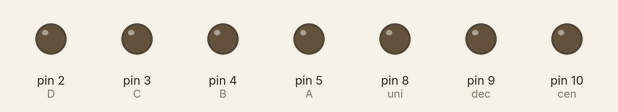
Recording of a sketch running on a simulated Arduino Uno, built with avr-gcc and run on an emulated ATmega328P. On the bench: output pins drawn as LEDs (lit = HIGH).

Above: at 0.1 s.
At 5.1 s:
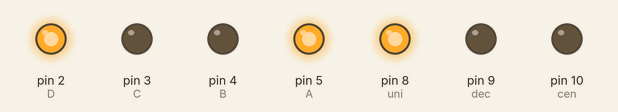
At 9.9 s:
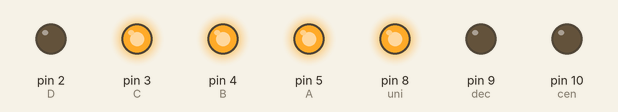
At 19.7 s:
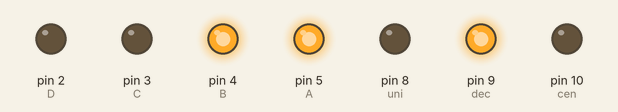
At 29.7 s:
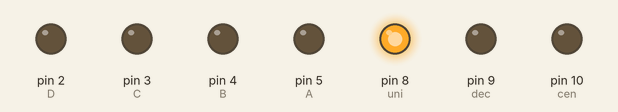
At 39.71 s:
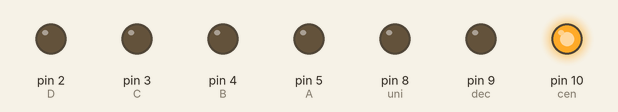
Timing chart, 0 to 40.0 s (numbered marks = the images above):
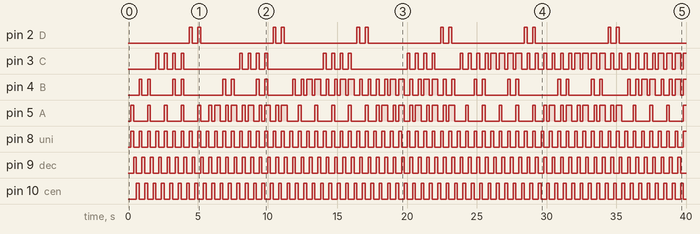

Measured:
- by itself, pin 2 (D): repeats every 6.0 s: LOW 0.40 s, HIGH 0.20 s, LOW 5.2 s, HIGH 0.20 s
- by itself, pin 3 (C): LOW → HIGH at 2.0 s, → LOW 0.20 s later, → HIGH 0.40 s later, → LOW 0.20 s later, … (87 changes in this stretch)
- by itself, pin 4 (B): LOW → HIGH at 0.80 s, → LOW 0.20 s later, → HIGH 0.40 s later, → LOW 0.20 s later, … (87 changes in this stretch)
- by itself, pin 5 (A): moves between LOW and HIGH, repeating every 12.0 s
- by itself, pin 8 (uni), pin 9 (dec), pin 10 (cen): alternates HIGH for 0.20 s and LOW for 0.40 s

The sketch:

DeberDisplay1.ino
```cpp
/*
 * Universidad Tecnica del Norte
 * FICA - CIERCOM
 * SISTEMAS MICROPROCESADOS
 * PAUL ZURITA
 *
 * REALIZAR UN CONTADOR HASTA 200 QUE CORRA POR SI SOLO
 */
 //DECLARACION DE VARIABLES

int A=5; //DELCARACION BIT MENOS SIGNIFICATIVO
int B=4;
int C=3;
int D=2;//DECLARACION BIT MAS SIGNIFICATIVO

int r=0;// DECLARACION VARIABLE DE RECORRIDO
int uni=8;// DECLARACION FUENTE UNIDADES
int dec=9;// DECLARACION FUENTE DECENAS
int cen=10;//DECLARACION FUENTE CENTENAS
int d,u,c; // DECLARACION VARIABLES TEMPORALES


void setup() {

  //DECLARACION PINES COMO SALIDA
  pinMode(A, OUTPUT);
  pinMode(B, OUTPUT);
  pinMode(C, OUTPUT);
  pinMode(D, OUTPUT);
  pinMode(uni, OUTPUT);
  pinMode(dec, OUTPUT);
  pinMode(cen, OUTPUT);

 delay(200); //espera 200 ms
}

void loop() {
  //inicio if para contar
  if (r<200){
    r++;
        //con el operador modulo(%) ubicamos el contador para centenas, decenas, unidades
        c=(r%1000)/100; //valor de las centenas
        d=(r%100)/10; //valor de las decenas
        u=(r%10); //valor de las unidades

  }else{
    //reseteo de valores
    r=0;
    c=0;
    d=0;
    u=0;

  }
  //IMPRESION DE NUMEROS EN DISPLAY
    //impresion unidades
    digitalWrite(uni, HIGH);//display unidades on
    digitalWrite(dec, LOW);// display decenas off
    digitalWrite(cen, LOW);// display centenas off
    printNum(u);//llamada a metodo de visualizacion
    delay(200);//espera

    //impresion decenas
    digitalWrite(uni, LOW);//display unidades off
    digitalWrite(dec, HIGH);// display decenas on
    digitalWrite(cen, LOW);// display centenas off
    printNum(d);//llamada a metodo de visualizacion
    delay(200);//espera

    //impresion centenas
    digitalWrite(uni, LOW);//display unidades off
    digitalWrite(dec, LOW);// display decenas off
    digitalWrite(cen, HIGH);// display centenas on
    printNum(c);//llamada a metodo de visualizacion
    delay(200);


}
void printNum ( int numSelec){
switch (numSelec){

//print 0
case 0:
digitalWrite(A,LOW);
digitalWrite(B,LOW);
digitalWrite(C,LOW);
digitalWrite(D,LOW);
break;
//print 1
 case 1:
digitalWrite(A,HIGH);
digitalWrite(B,LOW);
digitalWrite(C,LOW);
digitalWrite(D,LOW);
break;
//print 2
case 2:
digitalWrite(A,LOW);
digitalWrite(B,HIGH);
digitalWrite(C,LOW);
digitalWrite(D,LOW);
break;
//print 3
case 3:
digitalWrite(A,HIGH);
digitalWrite(B,HIGH);
digitalWrite(C,LOW);
digitalWrite(D,LOW);
break;
//print 4
case 4:
digitalWrite(A,LOW);
digitalWrite(B,LOW);
digitalWrite(C,HIGH);
digitalWrite(D,LOW);
break;
//print 5
case 5:
digitalWrite(A,HIGH);
digitalWrite(B,LOW);
digitalWrite(C,HIGH);
digitalWrite(D,LOW);
break;
//print 6
case 6:
digitalWrite(A,LOW);
digitalWrite(B,HIGH);
digitalWrite(C,HIGH);
digitalWrite(D,LOW);
break;
//print 7
case 7:
digitalWrite(A,HIGH);
digitalWrite(B,HIGH);
digitalWrite(C,HIGH);
digitalWrite(D,LOW);
break;
// print 8
case 8:
digitalWrite(A,LOW);
digitalWrite(B,LOW);
digitalWrite(C,LOW);
digitalWrite(D,HIGH);
break;
//print 9
case 9:
digitalWrite(A,HIGH);
digitalWrite(B,LOW);
digitalWrite(C,LOW);
digitalWrite(D,HIGH);
break;
}

}
```
